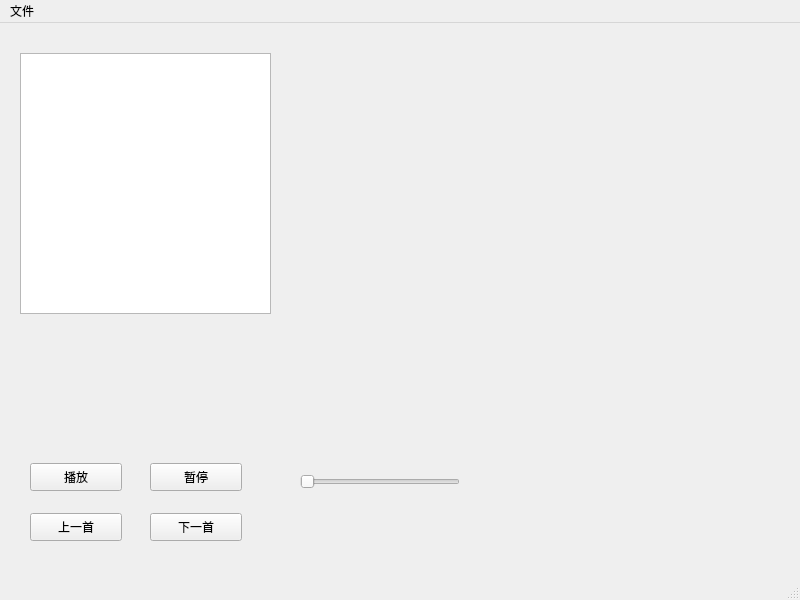
<?xml version="1.0" encoding="UTF-8"?>
<ui version="4.0">
 <class>MainWindow</class>
 <widget class="QMainWindow" name="MainWindow">
  <property name="geometry">
   <rect>
    <x>0</x>
    <y>0</y>
    <width>800</width>
    <height>600</height>
   </rect>
  </property>
  <property name="windowTitle">
   <string>MainWindow</string>
  </property>
  <property name="toolTip">
   <string>&lt;html&gt;&lt;head/&gt;&lt;body&gt;&lt;p&gt;下一首&lt;/p&gt;&lt;/body&gt;&lt;/html&gt;</string>
  </property>
  <widget class="QWidget" name="centralwidget">
   <widget class="QPushButton" name="pushButton">
    <property name="geometry">
     <rect>
      <x>30</x>
      <y>440</y>
      <width>92</width>
      <height>28</height>
     </rect>
    </property>
    <property name="text">
     <string>播放</string>
    </property>
    <property name="autoDefault">
     <bool>false</bool>
    </property>
    <property name="default">
     <bool>false</bool>
    </property>
    <property name="flat">
     <bool>false</bool>
    </property>
   </widget>
   <widget class="QPushButton" name="pushButton_2">
    <property name="geometry">
     <rect>
      <x>150</x>
      <y>440</y>
      <width>92</width>
      <height>28</height>
     </rect>
    </property>
    <property name="text">
     <string>暂停</string>
    </property>
   </widget>
   <widget class="QListWidget" name="listWidget">
    <property name="geometry">
     <rect>
      <x>20</x>
      <y>30</y>
      <width>251</width>
      <height>261</height>
     </rect>
    </property>
   </widget>
   <widget class="QSlider" name="horizontalSlider">
    <property name="geometry">
     <rect>
      <x>300</x>
      <y>450</y>
      <width>160</width>
      <height>18</height>
     </rect>
    </property>
    <property name="orientation">
     <enum>Qt::Horizontal</enum>
    </property>
   </widget>
   <widget class="QPushButton" name="nextaudiobtn">
    <property name="geometry">
     <rect>
      <x>150</x>
      <y>490</y>
      <width>92</width>
      <height>28</height>
     </rect>
    </property>
    <property name="text">
     <string>下一首</string>
    </property>
   </widget>
   <widget class="QPushButton" name="lastaudiobtn">
    <property name="geometry">
     <rect>
      <x>30</x>
      <y>490</y>
      <width>92</width>
      <height>28</height>
     </rect>
    </property>
    <property name="toolTip">
     <string>&lt;html&gt;&lt;head/&gt;&lt;body&gt;&lt;p&gt;上一首&lt;/p&gt;&lt;/body&gt;&lt;/html&gt;</string>
    </property>
    <property name="text">
     <string>上一首</string>
    </property>
   </widget>
  </widget>
  <widget class="QMenuBar" name="menubar">
   <property name="geometry">
    <rect>
     <x>0</x>
     <y>0</y>
     <width>800</width>
     <height>24</height>
    </rect>
   </property>
   <widget class="QMenu" name="menu">
    <property name="title">
     <string>文件</string>
    </property>
    <addaction name="addlist"/>
   </widget>
   <addaction name="menu"/>
  </widget>
  <widget class="QStatusBar" name="statusbar"/>
  <action name="addlist">
   <property name="text">
    <string>添加音乐</string>
   </property>
   <property name="toolTip">
    <string>添加音乐</string>
   </property>
  </action>
 </widget>
 <resources/>
 <connections/>
</ui>
